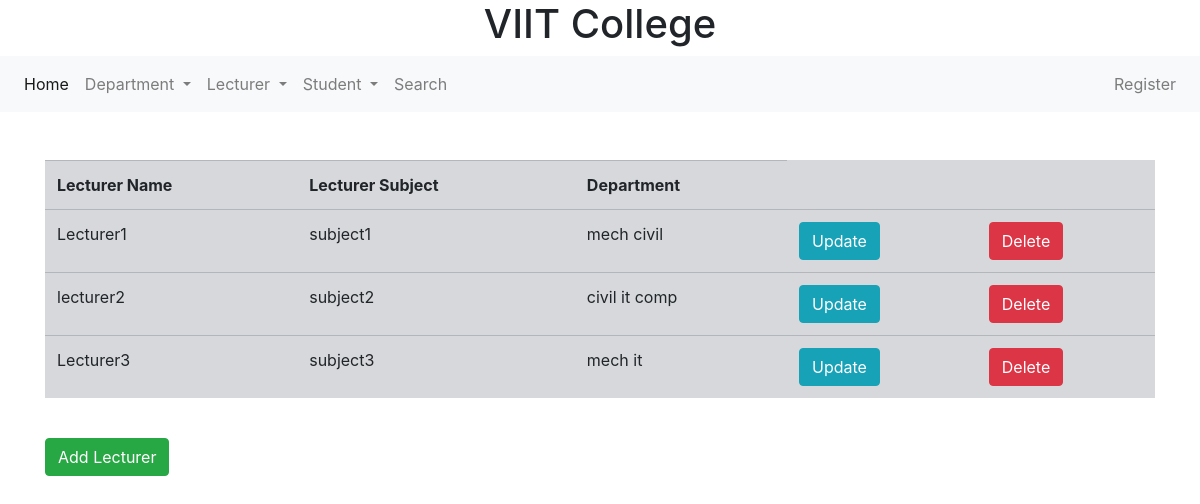
Screenshot of /InfoApp/lecturersList/ with the database file from the repository.
### InfoApp/models.py (models this page shows, shortened)
class Lecturer(models.Model):
    Lecturer_name = models.CharField(max_length=30)
    Lecturer_subject=models.CharField(max_length=30)
    dept_name = models.ManyToManyField(Department)
    '''
    def multiple_dept_of_lectuer(self):
        return ",".join([str(x) for x in self.department.all()])

    '''

class Department(models.Model):
    dept_name = models.CharField(max_length=50)
    def __str__(self):
        return self.dept_name

### InfoApp/views.py (the view)
# urls.py: path('lecturersList/',lecturersList,name='lecturersList'),
def lecturersList(request):
    all_lecturers=Lecturer.objects.all()
    context = {'all_lecturers': all_lecturers}
    template_name = 'InfoApp/listLecturer.html'
    return render(request, template_name, context)

### templates/InfoApp/listLecturer.html (shortened to what this page needs)
{% extends 'InfoApp/home.html' %}
{% load crispy_forms_tags %}
{% block block2 %}
<div class="container">
    <br>
    <br>
    <table class="table table-secondary">
        <tr>
            <th>Lecturer Name</th>
            <th>Lecturer Subject</th>
            <th>Department</th>
        </tr>
        {% for lect in all_lecturers %}
        <tr>
            <td>{{lect.Lecturer_name}}</td>
            <td>{{lect.Lecturer_subject}}</td>
            <td>{% for j in lect.dept_name.all %}
                {{j}}
                {% endfor %}
            </td>
        <td>
            <a href="{% url 'updateLecturer' lect.id %}">
                <button class="btn btn-info ">Update</button>
            </a>
        </td>
        <td>
            <a href="{% url 'deleteLecturer' lect.id %}">
                <button class="btn btn-danger" >Delete</button>
            </a>
        </td>
        </tr>
        {% endfor %}
    </table>
<br>
<a href="{% url 'addLecturer' %}">
        <button class="btn btn-success">Add Lecturer</button>
    </a>
</div>
        {% endblock %}

### rows the page displays
Lecturer: Lecturer_name "Lecturer1", Lecturer_subject "subject1"
Department: dept_name "mech"
Department: dept_name "civil"
Lecturer: Lecturer_name "lecturer2", Lecturer_subject "subject2"
Department: dept_name "it"
Department: dept_name "comp"
Lecturer: Lecturer_name "Lecturer3", Lecturer_subject "subject3"
